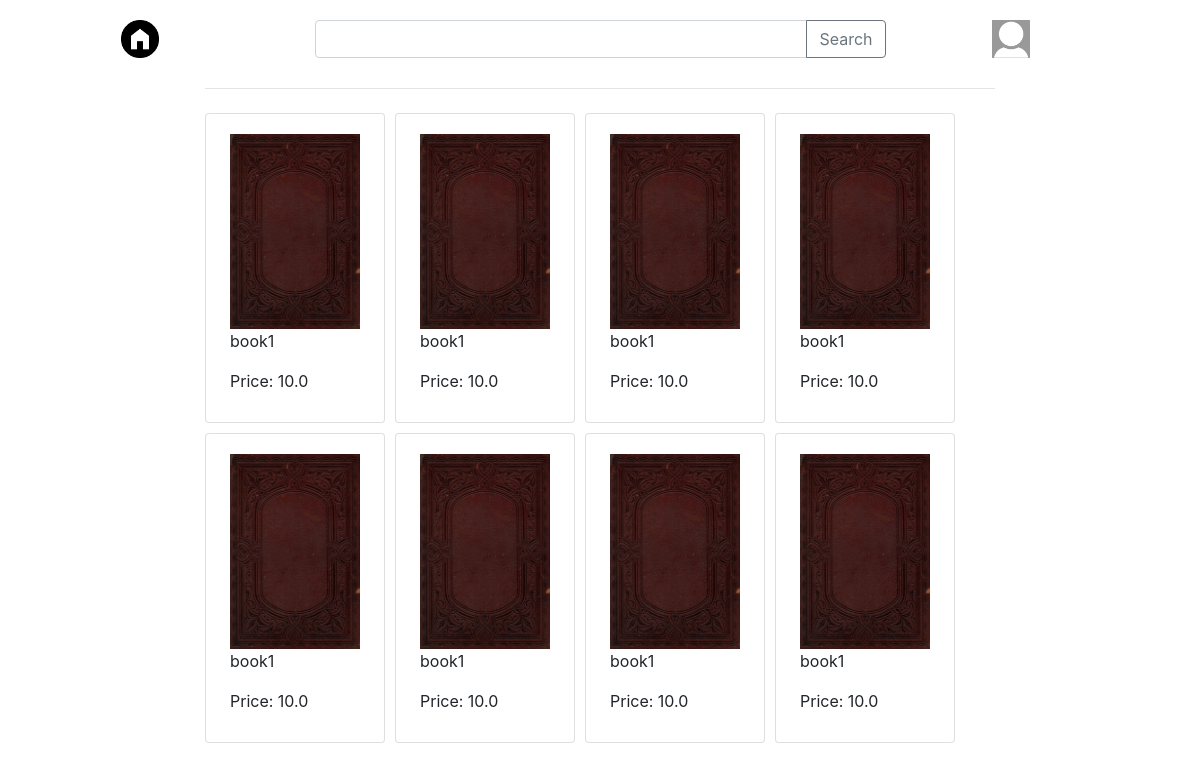
Before: / with the older database file.
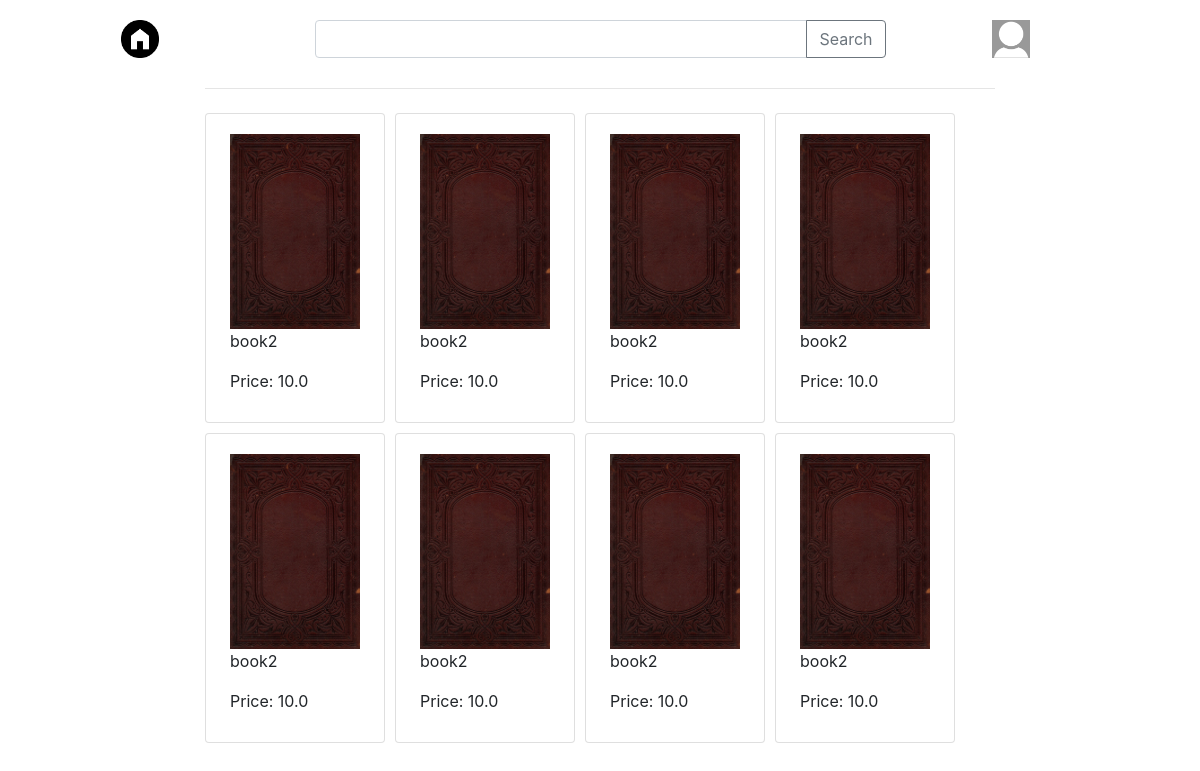
After: the same page with the newer database file.
### main/models.py (models this page shows, shortened)
class Book(models.Model):
    seller = models.ForeignKey(Customer, null=True, blank=True, on_delete=models.CASCADE)
    name = models.CharField(max_length=100, null=True, unique=True)
    author = models.CharField(max_length=100, null=True)
    price = models.FloatField(null=True)
    category = models.CharField(max_length=100, null=True)
    description = models.CharField(max_length=800, null=True)
    date_created = models.DateTimeField(auto_now_add=True)
    picture = models.ImageField(null=True, blank=True)
    book_file = models.FileField(null=True, blank=True)

### main/views.py (the view)
# urls.py: path('', views.home, name='home'),
def home(request):
    books = Book.objects.all()
    if books:
        bookss = [random.choice(books) for i in range(8)]
        return render(request, 'main/home.html', {'books': bookss})
    else:
        return render(request, 'main/home.html', {})

### main/templates/main/home.html
{% extends 'main/base.html' %}
{% load static %}
{% block title %}
    <link rel="stylesheet" href="{% static '/css/home.css'%}" type="text/css">
{% endblock %}
{% block content %}
    <div class="grid-home">
        {% for book in books %}
            <div class="c-body">
                <a href="/book_page/{{book.id}}">
                    <img class="book-pic" src={{book.picture.url}}>
                </a>
                <p class="c-text">{{book.name}}</p>
                <p class="c-text">Price: {{book.price}}</p>
            </div>
        {% endfor %}
    </div>
{% endblock %}

### main/templates/main/base.html (shortened to what this page needs)
{% load static %}
<!DOCTYPE html>
<html lang="en">
<head>
    <link rel="stylesheet" href="https://stackpath.bootstrapcdn.com/bootstrap/4.3.1/css/bootstrap.min.css">
    <link rel="stylesheet" href="{% static '/css/base.css'%}" type="text/css">
    <link rel="stylesheet" href="{% static '/css/popup.css'%}" type="text/css">
    {% block title %}
    {% endblock %}
</head>
<body>
    <div class="header-1">
        <div class="header-11">
            <a href="/home">
                <img src="{% static '/img/icon-home.png'%}" class="icon-head1">
            </a>
        </div>
        <div class="header-12">
            <form method="POST" action="{% url 'search' %}">
                <div class="input-group">
                    <input type="text" class="form-control" name="search-input">
                    <div class="input-group-append">
                        <button class="btn btn-outline-secondary" type="submit">Search</button>
                    </div>
                </div>
            </form>
        </div>
        <div class="header-13">
             <div class="dropdown">
                <img src="{% static '/img/user_default.png'%}" class="icon-head1">
            </div>
        </div>
    </div>
    <div id="content" class="main">
        <div class="row justify-content-center">
            <div class="col-8">
                <hr class="mt-0 mb-4">
                {% block content %}
                {% endblock %}
            </div>
        </div>
    </div>
</body>
</html>

### static/css/base.css (style rules this page uses)
.header-1 { margin-top: 20px; margin-left: 2%; margin-right: 2%; background-color: #fff; display: grid; grid-template-columns: repeat(12, 1fr); grid-gap: 10px; grid-auto-rows: minmax(38px, auto); }
.header-11 { grid-column: 2; grid-row: 1; }
.header-12 { grid-column: 4/10; grid-row: 1; }
.header-13 { grid-column: 11; grid-row: 1; }
.icon-head1 { width: 38px; height: 38px; }
.main { margin-top: 30px; }

### static/css/popup.css (style rules this page uses)
.dropdown { position: relative; display: inline-block; }

### static/css/home.css (style rules this page uses)
.grid-home { display: grid; grid-template-columns: repeat(4, 180px); grid-gap: 10px; max-width: 800px; margin-left: auto; margin-right: auto; }
.book-pic { display: block; margin: auto; width: 130px; height: 195px; }
.c-body { display: inline-block; width: 100%; height: 310px; padding: 1.25rem; word-wrap: break-word; background-color: #fff; background-clip: border-box; border: 1px solid rgba(0,0,0,.125); border-radius: .25rem; }
.c-text { margin-left: 4px; white-space: nowrap; overflow: hidden; text-overflow: ellipsis; }

Changed rows visible on the page:
changed Book: name "book1" → "book2"
